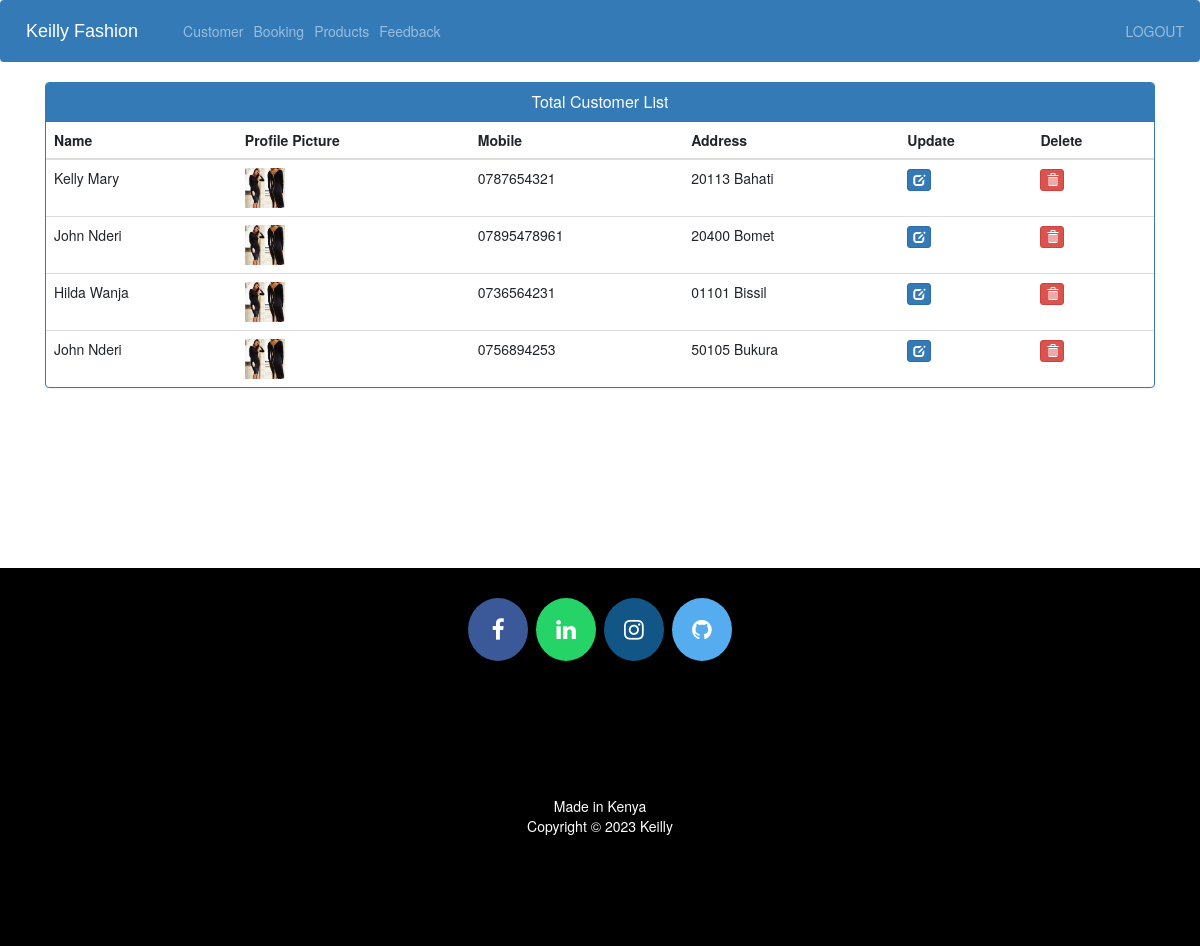
The app's page /view-customer (signed in) with its own data.
### fashion/models.py (models this page shows, shortened)
class Customer(models.Model):
    user=models.OneToOneField(User,on_delete=models.CASCADE)
    profile_pic= models.ImageField(upload_to='profile_pic/CustomerProfilePic/', null=True, blank=True)
    address = models.CharField(max_length=40)
    mobile = models.CharField(max_length=20, null=False)
    @property
    def get_name(self):
        return self.user.first_name+" "+self.user.last_name

### fashion/views.py (the view)
# urls.py: path('view-customer', view_customer_view,name='view-customer'),
@login_required(login_url='adminlogin')
def view_customer_view(request):
    customers=models.Customer.objects.all()
    return render(request, 'view_customer.html', {'customers':customers})

### templates/view_customer.html (shortened to what this page needs)
{% extends 'admin_base.html' %}
{% load static %}
{% block content %}
<head>
  <link href="//netdna.bootstrapcdn.com/bootstrap/3.0.0/css/bootstrap.min.css" rel="stylesheet" id="bootstrap-css">
</head>
<div class="container">
  <div class="panel panel-primary">
    <div class="panel-heading">
      <h6 class="panel-title">Total Customer List</h6>
    </div>
    <table class="table table-hover" id="dev-table">
      <thead>
        <tr>
          <th>Name</th>
          <th>Profile Picture</th>
          <th>Mobile</th>
          <th>Address</th>
          <th>Update</th>
          <th>Delete</th>
        </tr>
      </thead>
      {% for c in customers %}
      <tr>
        <td> {{c.get_name}}</td>
        <td> <img src="{% static 'product/Bodycon Dress.png' %}" alt="Profile Pic" height="40px" width="40px" /></td>
        <td>{{c.mobile}}</td>
        <td>{{c.address}}</td>
        <td><a class="btn btn-primary btn-xs" href="{% url 'update-customer' c.id  %}"><span class="glyphicon glyphicon-edit"></span></a></td>
        <td><a class="btn btn-danger btn-xs" href="{% url 'delete-customer' c.id  %}"><span class="glyphicon glyphicon-trash"></span></a></td>
      </tr>
      {% endfor %}
    </table>
  </div>
</div>
{% endblock content %}

### templates/admin_base.html (shortened to what this page needs)
<!DOCTYPE html>
{% load static %}
<html lang="en">
<head>
  <link rel="stylesheet" href="https://stackpath.bootstrapcdn.com/bootstrap/4.3.1/css/bootstrap.min.css">
  <link rel="stylesheet" href="https://maxcdn.bootstrapcdn.com/font-awesome/4.7.0/css/font-awesome.min.css">
</head>
<body>
  <div class="bs-example">
    <nav class="navbar navbar-expand-md navbar-dark fixed-top" style="background:#337AB7;">
      <a href="/" class="navbar-brand">Keilly Fashion</a>
      <div class="collapse navbar-collapse justify-content-between" id="navbarCollapse">
        <div class="navbar-nav">
          <a href="/view-customer" class="nav-item nav-link">Customer</a>
          <a href="/admin-view-booking" class="nav-item nav-link">Booking</a>
          <a href="/admin-products" class="nav-item nav-link">Products</a>
          <a href="/view-feedback" class="nav-item nav-link">Feedback</a>
        </div>
        <div class="navbar-nav navbar-right">
          <a href="/logout" class="nav-item nav-link">LOGOUT</a>
        </div>
      </div>
    </nav>
  </div>
  {% block content %}
  {% endblock content %}
<br><br><br><br><br><br><br><br>
  <footer>
    <p>
      <a id="ftr" href="https://web.facebook.com/nelly.mumbi.5817/" class="fa fa-facebook"></a>
      <a id="ftr" href="https://www.linkedin.com/in/nelly-mumbi-97703b27b/" class="fa fa-linkedin"></a>
      <a id="ftr" href="https://www.instagram.com/kellymyles5/" class="fa fa-instagram"></a>
      <a id="ftr" href="https://github.com/keiley411" class="fa fa-github"></a>
    </p>
    <br>
    <div class="container">
      <div class="row">
        <div class="col-md-12 col-sm-12">
          <div style="color:#ffffff;" class="wow fadeInUp footer-copyright">
            <p>Made in Kenya <br>
              Copyright &copy; 2023 Keilly </p>
          </div>
        </div>
      </div>
    </div>
  </footer>
</body>
</html>

### templates/admin_base.html (style rules this page uses)
.bs-example { margin: 0px; }
.navbar-brand { font-size: 20px; font-family: sans-serif; }
footer { padding: 0px 0px 0px 0px; background-color: black; margin: 0px; }
#ftr { padding: 20px; }
.fa { font-size: 23px; width: 60px; text-align: center; text-decoration: none; margin: 5px 2px; border-radius: 50%; }
.fa-facebook { background: #3B5998; color: white; margin-top: 30px; }
.fa-linkedin { background: #25d366; color: white; }
.fa-github { background: #55ACEE; color: white; }
.fa-instagram { background: #125688; color: white; }
p { text-align: center; }

### templates/view_customer.html (style rules this page uses)
a:link { text-decoration: none; }
h6 { text-align: center; }
.row { margin: 100px; }

### records on screen
Customer: get_name "Kelly Mary", mobile "0787654321", address "20113 Bahati"
Customer: get_name "John Nderi", mobile "07895478961", address "20400 Bomet"
Customer: get_name "Hilda Wanja", mobile "0736564231", address "01101 Bissil"
Customer: get_name "John Nderi", mobile "0756894253", address "50105 Bukura"
